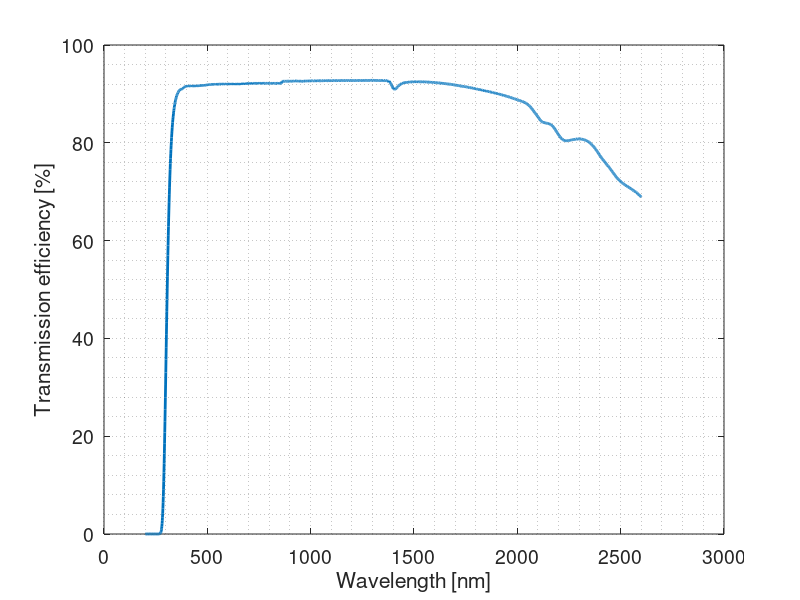
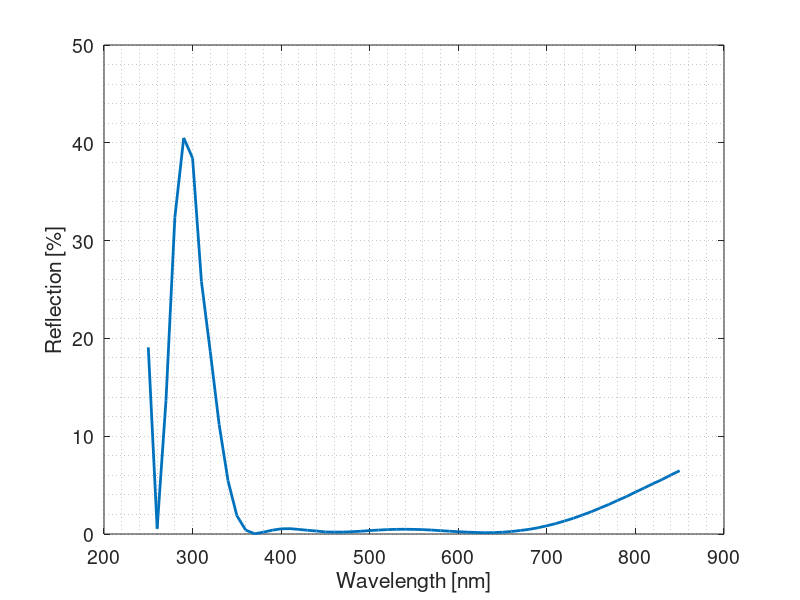

These charts were generated, in order, by the following MATLAB code:
% Main file for plotting the efficiencies.
clear all; close all; clc;

fontsize = 14;

%% NBK7 Transmission efficiency plot
NBK7Transmission = load('NBK7Transmission.txt');

figure('position',[0 0 1400 400]);
plot(NBK7Transmission(:,1),NBK7Transmission(:,2),'linewidth',2);
% hold on
% plot([350,350],[0,100])
set(gca,'FontSize',fontsize);
grid minor;
xlabel('Wavelength [nm]');
ylabel('Transmission efficiency [%]');

%% NBK7 Anti-Reflective coating performance
NBK7Reflection = load('NBK7Reflectivity.txt');

figure('position',[0 0 1400 400]);
plot(NBK7Reflection(:,1),NBK7Reflection(:,2),'linewidth',2);
% hold on
% plot([350,350],[0,100])
set(gca,'FontSize',fontsize);
grid minor;
xlabel('Wavelength [nm]');
ylabel('Reflection [%]');